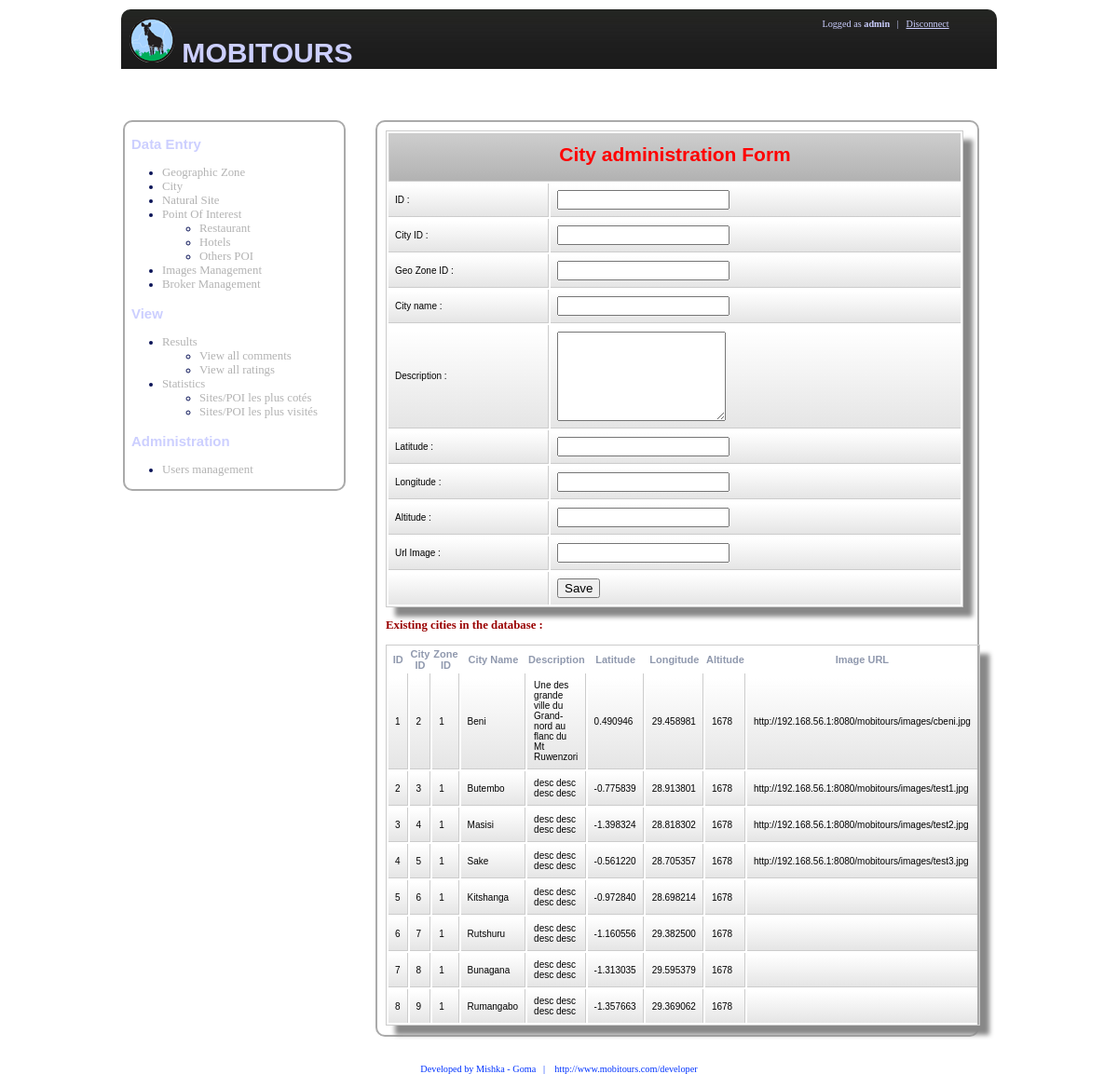
The page /city.php (signed in) on the database its author committed.
### tables this page shows
CREATE TABLE IF NOT EXISTS `city` (
        `_id` int(11) NOT NULL AUTO_INCREMENT,
	`idcity` int(11) not null unique,
	`idzone` int(11) not null,
	`namecity` varchar(70) not null unique,
	`desccity` varchar(250),
	`latcity` float(10,6),
	`lngcity` float(10,6),
	`altcity` int,
        `cityurlimage` varchar(250),
        PRIMARY KEY(`_id`),
	CONSTRAINT UNIQUE (`idcity`),
	CONSTRAINT fk_zonegeo FOREIGN KEY(`idzone`) REFERENCES zone_geo(`zoneGeoId`)
		ON UPDATE NO ACTION ON DELETE NO ACTION
);

### city.php (the view, shortened to what this page needs)
<?php
	include_once("headerz.php");
	include_once("menu.php");
?>
<div id="datazone">
<?php
$_id=isset($_POST['_id'])? $_POST['_id']:'';
$idcity=isset($_POST['idcity']) ? $_POST['idcity'] : '';
$idzone=isset($_POST['idzone']) ? $_POST['idzone'] :'';
$namecity=isset($_POST['namecity']) ? $_POST['namecity'] : '';
$desccity=isset($_POST['desccity']) ? $_POST['desccity']:'';
$latcity=isset($_POST['latcity']) ? $_POST['latcity'] :'';
$lngcity=isset($_POST['lngcity']) ? $_POST['lngcity'] :'';
$altcity=isset($_POST['altcity']) ? $_POST['altcity'] :'';
$cityurlimage=isset($_POST['cityurlimage'])?$_POST['cityurlimage']:'';
if ($idcity && $namecity)
{
$rq="select * from city where idcity='".$idcity."' && namecity='".$namecity."'";
$result=mysql_query($rq) or die('Query error on city table');
$nrow=mysql_num_rows($result);
if ($nrow==0)
{
	$rq="INSERT INTO city(`_id`,`idcity`,`idzone`,`namecity`,`desccity`,`latcity`,`lngcity`,`altcity`.`cityurlimage`) VALUES ($_id,$idcity,$idzone,'$namecity','$desccity','$latcity','$lngcity',$altcity,'$cityurlimage')";
	$result=mysql_query($rq);
	echo "The town ".'<b>'.$namecity.'</b>'." was registered. Thanks !";
?>
	<p><a href="city.php">Back</a></p><br/>
<?php
}
else
{
	echo "The city already exist ...";
}
}
else
{
?>
<link href="drawtable.css" rel="stylesheet" type="text/css" >
<form action="city.php" method="post">
    <table align="center" style="width:620px;font-family:trebuchet ms,sans-serif; font-size: 11px" class="CSSTableGenerator">
        <tr><td colspan=2><h2>City administration Form</h2></td></tr>
        <tr><td>ID : </td><td><input type="text" name="_id" /></td></tr>
        <tr><td>City ID : </td><td><input type="text" name="idcity" /></td></tr>
        <tr><td>Geo Zone ID : </td><td><input type="text" name="idzone" /></td></tr>
        <tr><td>City name : </td><td><input type="text" name="namecity" /></td></tr>
        <tr><td>Description : </td><td><textarea name="desccity" cols="20" rows="6"></textarea></td></tr>
        <tr><td>Latitude : </td><td><input type="text" name="latcity" /></td></tr>
        <tr><td>Longitude : </td><td><input type="text" name="lngcity" /></td></tr>
        <tr><td>Altitude : </td><td><input type="text" name="altcity" /></td></tr>
        <tr><td>Url Image : </td><td><input type="text" name="cityurlimage" /></td></tr>
        <tr><td></td><td><input type="submit" value="Save" /></td></tr>
    </table>
</form>
<h3>Existing cities in the database :</h3>
<?php
$sql="select * from city";
$requ=mysql_query($sql) or die (mysql_error());
echo "<table align=\"center\" style=\"width:620px;font-family:trebuchet ms,sans-serif; font-size: 11px\" class=\"CSSTableGenerator\">";
echo "<tr><th>ID</th><th>City ID</th><th>Zone ID</th><th>City Name</th><th>Description</th><th>Latitude</th><th>Longitude</th><th>Altitude</th><th>Image URL</th></tr>";
while ($valer=mysql_fetch_row($requ))
{
    echo "<tr><td>$valer[0]</td><td>$valer[1]</td><td>$valer[2]</td><td>$valer[3]</td><td>$valer[4]</td><td>$valer[5]</td><td>$valer[6]</td><td>$valer[7]</td><td>$valer[8]</td></tr>";
}
echo "</table>";
?>
</div>
<?php
}
include_once("footer.php");
?>

### dessiner.css (style rules this page uses)
body { background-color: #FFFFFF; font: 0.8em "Euphemia"; color: #9099ae; text-align: center; margin: 0px 0px 0px 0px; width:auto; }
#logo h1,h2 { color:#cccfff; margin:0; padding-top:.2em; padding-bottom:.1em; }
#datazone { width: auto; padding:1%; color:#0b1458; margin-top:2%; margin-left:29%; margin-right:2%; margin-bottom:2%; border: solid .2em #aaa; border-radius:10px 10px; -moz-border-radius:20px; }
#datazone h2 { height:30px; color:red; text-align:center; font-family:"arial"; }
#datazone h3 { color:#990000; font-size:1em; text-align:left; font-family:"Agency FB"; }

### drawtable.css (style rules this page uses)
.CSSTableGenerator { margin:0px;padding:0px; width:100%; box-shadow: 10px 10px 5px #888888; border:1px solid #cccccc; -moz-border-radius-bottomleft:0px; -webkit-border-bottom-left-radius:0px; border-bottom-left-radius:0px; -moz-border-radius-bottomright:0px; -webkit-border-bottom-right-radius:0px; border-bottom-right-radius:0px; -moz-border-radius-topright:0px; -webkit-border-top-right-radius:0px; border-top-right-radius:0px; -moz-border-radius-topleft:0px; -webkit-border-top-left-radius:0px; border-top-left-radius:0px; }
.CSSTableGenerator tr:last-child td:last-child { -moz-border-radius-bottomright:0px; -webkit-border-bottom-right-radius:0px; border-bottom-right-radius:0px; }
.CSSTableGenerator tr:last-child td:first-child { -moz-border-radius-bottomleft:0px; -webkit-border-bottom-left-radius:0px; border-bottom-left-radius:0px; }
.CSSTableGenerator td { vertical-align:middle; background:-o-linear-gradient(bottom, #ffffff 5%, #e5e5e5 100%); background:-webkit-gradient( linear, left top, left bottom, color-stop(0.05, #ffffff), color-stop(1, #e5e5e5) ); background:-moz-linear-gradient( center top, #ffffff 5%, #e5e5e5 100% ); filter:progid:DXImageTransform.Microsoft.gradient(startColorstr="#ffffff", endColorstr="#e5e5e5"); background: -o-linear-gradient(top,#ffffff,e5e5e5); background-color:#ffffff; border:1px solid #cccccc; border-width:0px 1px 1px 0px; text-align:left; padding:7px; font-size:10px; font-family:Arial; font-weight:normal; color:#000000; }
.CSSTableGenerator tr:last-child td { border-width:0px 1px 0px 0px; }
.CSSTableGenerator tr td:last-child { border-width:0px 0px 1px 0px; }
.CSSTableGenerator tr:last-child td:last-child { border-width:0px 0px 0px 0px; }
.CSSTableGenerator tr:first-child td { background:-o-linear-gradient(bottom, #cccccc 5%, #b2b2b2 100%); background:-webkit-gradient( linear, left top, left bottom, color-stop(0.05, #cccccc), color-stop(1, #b2b2b2) ); background:-moz-linear-gradient( center top, #cccccc 5%, #b2b2b2 100% ); filter:progid:DXImageTransform.Microsoft.gradient(startColorstr="#cccccc", endColorstr="#b2b2b2"); background: -o-linear-gradient(top,#cccccc,b2b2b2); background-color:#cccccc; border:0px solid #cccccc; text-align:centerxx; border-width:0px 0px 1px 1px; font-size:14px; font-family:Arial; font-weight:boldxx; color:#000000; }
.CSSTableGenerator tr:first-child td:first-child { border-width:0px 0px 1px 0px; }
.CSSTableGenerator tr:first-child td:last-child { border-width:0px 0px 1px 1px; }

### rows shown on the page
city: _id "1", idcity "2", idzone "1", namecity "Beni", desccity "Une des grande ville du Grand-nord au flanc du Mt Ruwenzori", latcity "0.490946", lngcity "29.458981", altcity "1678", cityurlimage "http://192.168.56.1:8080/mobitours/images/cbeni.jpg"
city: _id "2", idcity "3", idzone "1", namecity "Butembo", desccity "desc desc desc desc", latcity "-0.775839", lngcity "28.913801", altcity "1678", cityurlimage "http://192.168.56.1:8080/mobitours/images/test1.jpg"
city: _id "3", idcity "4", idzone "1", namecity "Masisi", desccity "desc desc desc desc", latcity "-1.398324", lngcity "28.818302", altcity "1678", cityurlimage "http://192.168.56.1:8080/mobitours/images/test2.jpg"
city: _id "4", idcity "5", idzone "1", namecity "Sake", desccity "desc desc desc desc", latcity "-0.561220", lngcity "28.705357", altcity "1678", cityurlimage "http://192.168.56.1:8080/mobitours/images/test3.jpg"
city: _id "5", idcity "6", idzone "1", namecity "Kitshanga", desccity "desc desc desc desc", latcity "-0.972840", lngcity "28.698214", altcity "1678"
city: _id "6", idcity "7", idzone "1", namecity "Rutshuru", desccity "desc desc desc desc", latcity "-1.160556", lngcity "29.382500", altcity "1678"
city: _id "7", idcity "8", idzone "1", namecity "Bunagana", desccity "desc desc desc desc", latcity "-1.313035", lngcity "29.595379", altcity "1678"
city: _id "8", idcity "9", idzone "1", namecity "Rumangabo", desccity "desc desc desc desc", latcity "-1.357663", lngcity "29.369062", altcity "1678"

### other values the page prints
$_SESSION['usern'] "admin"
